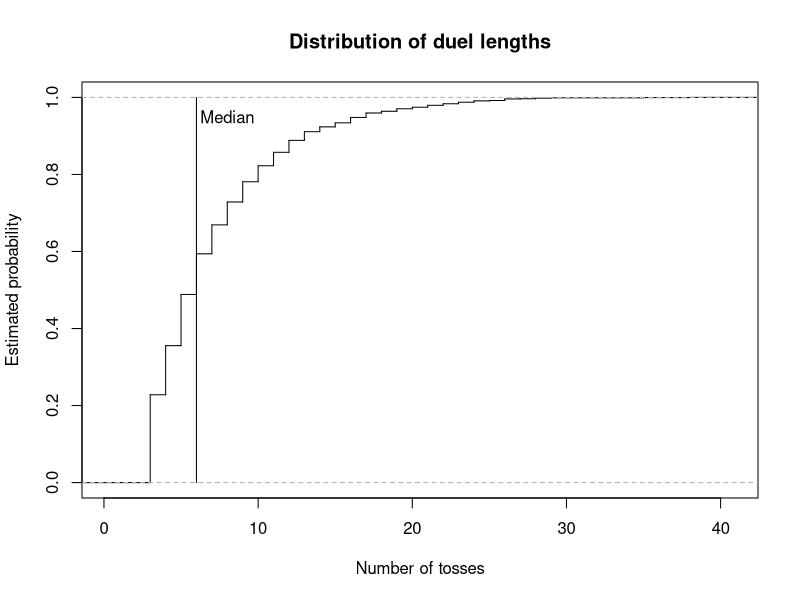
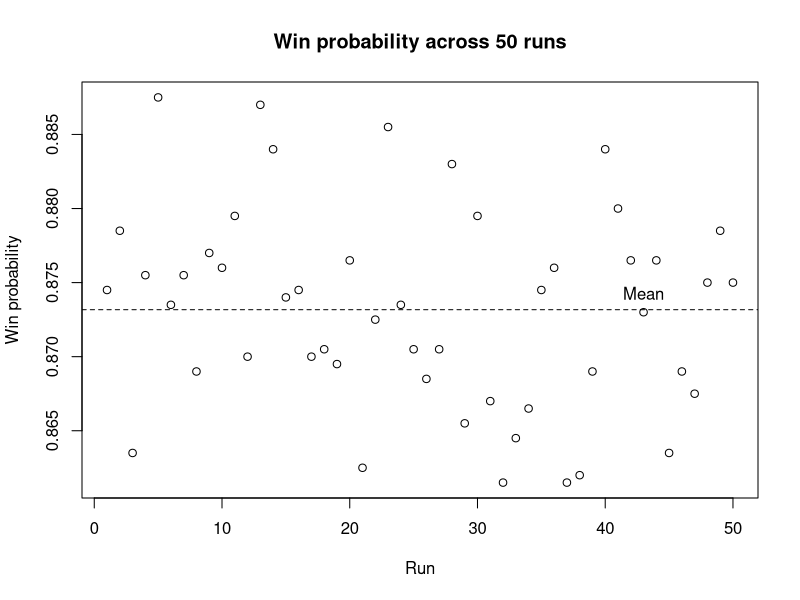

R code for these plots, in order:
# =============================================================================
# Coin-Toss Pattern Duel
#
# Authors:
# Pierrick de Boer: S3034691
# Fagan Ganbarli: S3015664
# Raneem Alluhaydan: S3044929


# Contributions:
# Pierrick de Boer ( 33%): Task 1-3
# Fagan Ganbarli ( 33%): Task 4-5
# Raneem Alluhaydan ( 33%): Task 6-7
#
# Overview:
# This script simulates duels between two binary patterns in a sequence
# of coin tosses. It identifies which pattern appears first and estimates
# the probability that player A wins through repeated simulations.
#
# Main functions:
# 1. firsthit(): Find the first occurrence of a pattern.
# 2. sim_duels(): Simulate multiple duels.
# 3. duel(): Simulate one duel.
# 4. pwin(): Estimate the probability that a pattern wins.
# 5. ewait(): Calculate the expected waiting time of a pattern.
# 6. pmat(): Calculate win probabilities between patterns.
# 7. find_cycle(): Find a non-transitive cycle of patterns.
# =============================================================================

# Task 1: Find the first occurrence of a pattern in a toss stream.

# Idea:
# Compare the pattern with every window of k consecutive tosses at
# once and return the position where the first matching window ends.

# Input:
# x = A toss stream, either a vector or a matrix with one
#     stream per row.
# a = A pattern of length k.

# Output:
# The toss at which the pattern is first completed in each row,
# or NA if the pattern does not appear.

# Method:
# Convert a vector into a one-row matrix.
# Build a logical matrix of all possible starting positions and
# compare each element of the pattern with the matching shifted
# columns of x.
# Take the first matching start in each row and add k - 1 to
# obtain the ending position.

firsthit <- function(x, a) {
  
  # Treat a single stream as a matrix with one row.
  if (!is.matrix(x)) {
    x <- matrix(x, nrow = 1)
  }
  
  L <- ncol(x)
  k <- length(a)
  
  # A pattern longer than the sequence cannot occur.
  if (k > L) {
    return(rep(NA, nrow(x)))
  }
  
  # Check every possible starting position.
  hit <- matrix(TRUE, nrow = nrow(x), ncol = L - k + 1)
  
  for (j in seq_along(a)) {
    hit <- hit & x[, j:(L - k + j), drop = FALSE] == a[j]
  }
  
  # Find the first matching position in each row.
  start <- max.col(hit, ties.method = "first")
  start[rowSums(hit) == 0] <- NA
  
  # Convert starting positions into ending positions.
  return(start + k - 1)
}


# Task 2: Simulate duels between two patterns.

# Idea:
# Toss a shared coin stream for many duels at once and stop each
# duel as soon as one of the two patterns appears.

# Input:
# a = Binary pattern of player A.
# b = Binary pattern of player B, distinct from a and of equal length.
# p = The probability of a head
# nreps = The number of independent duels to simulate.

# Output:
# A list containing the winner of each duel (1 for A, 0 for B)
# and the number of tosses each duel took.

# Method:
# Check that the patterns have equal length and are distinct.
# Generate tosses in blocks, one row per duel, and find the first
# occurrence of each pattern with firsthit().
# Store the results of decided duels and continue only with the
# undecided ones. Keep the last k - 1 tosses of each undecided row
# so that patterns crossing block boundaries are detected.

sim_duels <- function(a, b, p = 0.5, nreps = 1) {
  
  k <- length(a)
  
  if (k != length(b)) {
    stop("this is not a fair game!")
  }
  
  if (all(a == b)) {
    stop("a and b are identical")
  }
  
  # Initialize the block length and simulation results.
  time <- 0
  B <- 3 * k
  
  active <- 1:nreps
  winner <- rep(NA, nreps)
  tosses <- rep(NA, nreps)
  
  while (length(active) > 0) {
    
    # Generate the initial block of tosses.
    if (time == 0) {
      W <- matrix(
        rbinom(nreps * B, size <- 1, prob <- p),
        nrow = nreps
      )
      
    } else {
      # Retain the last k - 1 tosses from each active sequence.
      keep <- W[
        ,
        B - (k - 1) + seq_len(k - 1),
        drop = FALSE
      ]
      
      # Generate new tosses for the unfinished duels.
      W_new <- matrix(
        rbinom(
          nrow(keep) * (B - k + 1),
          size <- 1,
          prob <- p
        ),
        nrow <- nrow(keep)
      )
      
      # Append the new tosses to the retained sequence.
      W <- cbind(keep, W_new)
    }
    
    # Find the first occurrence of each player's pattern.
    time_a <- firsthit(W, a)
    time_b <- firsthit(W, b)
    
    # Identify the winner based on the earliest occurrence.
    a_wins <- !is.na(time_a) &
      (is.na(time_b) | time_a < time_b)
    
    b_wins <- !is.na(time_b) &
      (is.na(time_a) | time_b < time_a)
    
    # Store the results of completed duels.
    decided <- a_wins | b_wins
    
    hit_time <- pmin(time_a, time_b, na.rm = TRUE)
    
    winner[active[a_wins]] <- 1
    winner[active[b_wins]] <- 0
    
    tosses[active[decided]] <- time + hit_time[decided]
    
    # Remove completed duels from the active simulations.
    active <- active[!decided]
    W <- W[!decided, , drop = FALSE]
    
    # Advance the number of newly generated tosses.
    time <- time + B - (k - 1)
  }
  
  return(list(winner <- winner, tosses = tosses))
}


# Task 2: Simulate a single duel.

# Idea:
# A single duel is a special case of sim_duels() with one repetition,
# so the simulation code is shared rather than repeated.

# Input:
# a = Binary pattern of player A.
# b = Binary pattern of player B.
# p = The probability of a head

# Output:
# A vector c(winner, tosses), where winner is 1 if A wins and 0
# if B wins, and tosses is the number of tosses the duel took.

# Method:
# Call sim_duels() with nreps = 1 and combine both results
# into one vector.

duel <- function(a, b, p = 0.5) {
  
  result <- sim_duels(a, b, p, nreps = 1)
  
  return(c(result[[1]], result[[2]]))
}


# Task 3: Estimate the probability that one pattern wins a duel.

# Idea:
# Estimate the win probability of player A as the proportion of
# simulated duels that A wins.

# Input:
# a = Binary pattern of player A.
# b = Binary pattern of player B.
# p = The probability of a head (0 < p < 1).
# nreps = The number of independent duels to simulate.

# Output:
# The estimated probability that pattern a appears before pattern b.

# Method:
# Simulate all duels at once with sim_duels().
# Since a win for A is stored as 1 and a loss as 0, the mean of
# the winner vector estimates the win probability.

pwin <- function(a, b, p = 0.5, nreps = 10000) {
  
  # Simulate the duels.
  result <- sim_duels(a, b, p, nreps)
  
  # Calculate the proportion of duels won by player A.
  p_a_wins <- sum(result[[1]]) / length(result[[1]])
  
  return(p_a_wins)
}


# Task 4: Calculating the exact expected waiting time for a pattern.

# Idea:
# The expected waiting time depends on the lengths for which
# the first and last j elements of a pattern match. Each matching
# overlap contributes the reciprocal of the probability of its prefix.

# Input:
# a = A non-empty binary vector representing the pattern.
# p = The probability of a head (0 < p < 1).

# Output:
# The exact expected waiting time until the pattern appears. 

# Method:
# Check that the inputs are valid.
# Examine every possible overlap length. If the first and last j
# elements match, calculate the prefix probability and add its
# reciprocal to the expected waiting time.

ewait <- function(a, p = 0.5) {
  
  # Check that the pattern is a non-empty binary vector.
  if (length(a) == 0 || any(a != 0 & a != 1) || anyNA(a)) {
    stop("The pattern must be a non-empty binary vector.")  
  }
  
  # Check that p is a valid probability between 0 and 1.
  if (!is.numeric(p) || length(p) != 1 || 
      p <= 0 || p >= 1 || is.na(p)) {
    stop("p must be a numeric value between 0 and 1.")  
  }
  
  k <- length(a)
  expected_wait <- 0
  
  # Examine every possible overlap length, including the full pattern.
  for (j in 1:k) {
    
    # An overlap exists when the first and last j elements match.
    if (all(a[1:j] == a[(k-j+1):k])) {
      
      # Count the number of heads in the prefix.
      n_head <- sum(a[1:j] == 1)
      
      # Calculate the probability of the prefix.
      r_probability <- (p ^ n_head) * ((1 - p) ^ (j - n_head))
      
      # Add the reciprocal probability for this overlap.
      expected_wait <- expected_wait + (1 / r_probability)
    }
  }
  return(expected_wait)
}


# Task 5: Calculate the matrix of pairwise win probabilities.

# Idea:
# Estimate how often each pattern beats every other pattern using 
# repeated simulations, and store the result probabilities in a matrix. 

# Input:
# k = The length of each binary pattern.
# p = The probability of a head (0 < p < 1).
# nreps = The number of simulated duels for each pair..

# Output:
# A 2^k by 2^k matrix of estimated win probabilities.
# The diagonal entries are NA, because a pattern cannot duel itself.

# Method:
# Generate all possible patterns of length k and arrange them in
# lexicographic order, with 0 before 1.
# Estimate the win probability for every distinct pattern using 
# the pwin() function and store the result in matrix M.

pmat <- function(k, p = 0.5, nreps = 10000) {
  
  # Generate all possible binary patterns of length k.
  pattern <- expand.grid(rep(list(0:1), k))
  
  # Arrange patterns in lexicographic order, with 0 before 1.
  pattern <- pattern[
    do.call(order, as.data.frame(pattern)), , drop = FALSE]
  
  # Convert the patterns to a matrix.
  pattern <- as.matrix(pattern)
  
  # Create a matrix to store the estimated win probabilities.
  M <- matrix(NA, nrow = 2^k, ncol = 2^k)
  
  # Calculate the number of patterns.
  n <- nrow(pattern)
  
  # Label the rows and columns using the binary patterns.
  rownames(M) <- apply(pattern, 1, paste, collapse = "")
  colnames(M) <- apply(pattern, 1, paste, collapse = "")
  
  # Estimate the probability that each pattern beats every other pattern.
  for (i in 1:n) {
    for (j in 1:n) {
      
      # Leave diagonal entries as NA, because a pattern cannot duel itself.
      if (i != j) {
        M[i, j] <- pwin(
          pattern[i, ],
          pattern[j, ],
          p = p,
          nreps = nreps
        )
      }
    }
  }
  return(M)
}




# Task 1: Test firsthit() on a stream that can be checked by hand.

# Idea:
# Confirm that firsthit() returns the correct ending position
# for patterns whose first occurrence is known in advance.

# Input:
# x = The toss stream H T T H T H H H T, coded as 1 0 0 1 0 1 1 1 0.
# Patterns 101 (HTH), 011 (THH) and 000 (TTT).

# Output:
# The position at which each pattern is first completed.

# Method:
# HTH first occupies positions 4-6, so the expected result is 6.
# THH first occupies positions 5-7, so the expected result is 7.
# TTT does not appear in the stream, so the expected result is NA.

x <- c(1, 0, 0, 1, 0, 1, 1, 1, 0)

firsthit(x, c(1, 0, 1))   # Expected: 6
firsthit(x, c(0, 1, 1))   # Expected: 7
firsthit(x, c(0, 0, 0))   # Expected: NA


# Task 5(a): Find the best reply and its win probability for each pattern.

# Idea:
# For each pattern, find the pattern that beats it with the 
# highest probability and display the results in a table.

# Input:
# M = The matrix of win probabilities created by pmat() function
# with k = 3 and a fair coin.

# Output:
# A data frame showing each pattern, its best reply, and the 
# probability that the best reply wins.

# Method:
# Replace the diagonal NA values with -inf so they cannot be 
# selected as the best reply.
# Find the maximum value in each column.
# Record the each pattern, its best reply, and the associated 
# win probability in a data frame.

# Create a matrix for k = 3 and a fair coin using pmat() function.
M <- pmat(k = 3, p = 0.50)
M_fair <- M 

# Replace the diagonal NA values with -inf.
M <- replace(M, is.na(M), -Inf)

# Find the index of the best reply for each pattern.
best_reply <- apply(M, 2, which.max)

# Create a vector to store the win probabilities.
win_probability <- numeric(ncol(M))

# Store the win probability of each best reply.
for (j in seq_len(ncol(M))) {
  win_probability[j] <- M[best_reply[j], j]
}

# Create a data frame of patterns, best replies, and win probabilities.
best_reply_table <- data.frame(
  Pattern = rownames(M),
  Best_reply = rownames(M)[best_reply],
  Probability = win_probability
)

print(best_reply_table)


# Task 5(b)(I): Find evenly matched pattern pairs.

# Idea:
# Find pairs with approximately equal chances (between 0.49 and 0.51) 
# of winning against each other.

# Input:
# M = The matrix of win probabilities created by pmat() function
# with k = 3 and a fair coin.

# Output:
# A data frame showing each evenly matched pair and the win 
# probabilities of both pattern

# Method:
# Examine each distinct pair only once.
# Keep pairs for which both win probabilities are between 0.49 and 0.51.

# Create an empty data frame to store the results.
evenly_matched_pairs <- data.frame(
  Pattern1 = character(),
  Pattern2 = character(),
  P1_Win_Probability = numeric(),
  P2_Win_Probability = numeric()
)

# Examine all pairs with for loop.
for (i in seq_len(nrow(M))) {
  for (j in seq_len(ncol(M))) {
    
    # Check each pair once and exclude the diagonal.
    if (j > i && 
        !is.na(M[i, j]) &&
        !is.na(M[j, i]) &&
        abs(M[i, j] - 0.5) <= 0.01 &&
        abs(M[j, i] - 0.5) <= 0.01) {
      
      # Store both patterns and their win probabilities.
      evenly_matched_pairs <- rbind(
        evenly_matched_pairs,
        data.frame(
          Pattern1 = rownames(M)[i],
          Pattern2 = colnames(M)[j],
          P1_Win_Probability = M[i, j],
          P2_Win_Probability = M[j, i]
        )
      )
    }
  }
}

# Reset row names and display the result
row.names(evenly_matched_pairs) <- NULL
print(evenly_matched_pairs)


# Task 5(b)(II): Find the shortest non-transitive cycle.

# Idea:
# Find the shortest cycle in which every pattern beats the next
# pattern with at least given win probability.

# Input:
# m = A matrix of pairwise win probabilities.
# min_probability = The minimum probability required for each win.

# Output:
# A data frame showing the patterns in each cycle, the direction 
# of each win, and win probabilities.

# Method:
# Search cycles in increasing order of length. Use recursive search
# to extend path without repeating patterns, and check whether the
# final pattern beats the starting pattern to complete a cycle.

find_cycle <- function(m, min_probability = 0.60) {
  
  k <- nrow(m)
  
  # Check cycle from the shortest possible length (3).
  for (i in 3:k) {
    
    cycles <- list()
    
    # Try each pattern as the starting point.
    for(start in seq_len(k)) {
      
      search <- function(path) {
        
        last <- path[length(path)]
        
        # Check whether the path can be closed into a cycle.
        if (length(path) == i) {
          
          if (!is.na(m[last, start]) &&
              m[last, start] >= min_probability) {
            
            cycles[[length(cycles) + 1]] <<- path
          }
          
          return(invisible(NULL))
        }
        
        # Only consider unused patterns to avoid duplicate cycles.
        sequence <- setdiff(seq_len(k), path)
        sequence <- sequence[sequence > start]
        
        for (next_item in sequence) {
          
          if (!is.na(m[last, next_item]) && 
              m[last, next_item] >= min_probability) {
            
            search(c(path, next_item))
          }
        }
      }
      search(start)
    }
    
    # Return the cycle when shortest length has been found.
    if (length(cycles) > 0) {
      
      result <- do.call(rbind, lapply(seq_along(cycles), function(x) {
        
        path <- cycles[[x]]
        next_path <- c(path[-1], path[1])
        
        data.frame(
          Cycle = x,
          From = rownames(m)[path],
          To = colnames(m)[next_path],
          Win = m[cbind(path, next_path)]
        )
      }))
      rownames(result) <- NULL
      return(result)
    }
  }
  
  # Return a message if no cycle exists.
  return("No cycle found.")
}

# Find the shortest cycle with minimum win probability = 0.60.
find_cycle(M, min_probability = 0.60)  

# Task 5(c): Compare expected waiting times with duel results.

# Idea:
# Find pairs with the same expected waiting time and identify.
# pairs with noticeably different duel probabilities.

# Input:
# M = The matrix of win probabilities created by pmat() function
#      with k = 3 and a fair coin.
# ewait() = The function that calculates the expected waiting time. 

# Output:
# A data frame that demonstrates pairs with the same expected 
# waiting time whose duel probability is below 0.4 or above 0.6.

# Method:
# Get the pattern labels from the row names of M.
# Convert labels into a binary matrix.
# Calculate the exact expected waiting time with ewait() function 
# Compare each pairs and keep whose expected waiting times are the same.
# Display pairs with win probability notably far from 0.5.

# Get the pattern labels from the row names of M.
M <- pmat(k = 3, p = 0.5)
M <- M_fair

pattern_label <- rownames(M)

# Convert labels into a binary matrix.
pattern_label <- t(sapply(pattern_label, function(x) {
  as.numeric(strsplit(x, "")[[1]])
})) 

# Define pattern names.
pattern_names <- apply(pattern_label, 1, paste, collapse = "")

# Calculate th exact expected waiting time.
expected_wait <- apply(pattern_label, 1, ewait)

# Create an empty data frame to store pairs.
comparison_table <- data.frame(
  Pattern1 = character(),
  Pattern2 = character(),
  Expected_Wait = numeric(),
  Win_Probability = numeric()
)

# Compare every distinct pairs.
for (i in seq_len(nrow(M))) {
  for (j in seq_len(ncol(M))) {
    
    # Check each pair ony one time
    # Keep pairs with the same expected waiting time.
    if (i < j &&
        expected_wait[i] == expected_wait[j]) {
      
      # Store the pair, their equal expected waiting time,
      # and the probability that Pattern1 beats Pattern2.
      comparison_table <- rbind(
        comparison_table, data.frame(
          Pattern1 = pattern_names[i],
          Pattern2 = pattern_names[j],
          Expected_Wait = expected_wait[i],
          Win_Probability = M[i, j]
        )
      )
    }
  }
}

# Display pairs whose win probabilities notable differ from 0.5 
# (win probability is below 0.4 or above 0.6.)

comparison_table <- comparison_table[
  abs(comparison_table$Win_Probability - 0.5) > 0.1, ]

row.names(comparison_table) <- NULL

print(comparison_table)

#Task 6: Plot duel lengths and variation in win probabilities.

# Idea:
# Describe the two things you are investigating:
# how long duels take and how estimates vary between runs.

# Input:
# Patterns 011 and 111, a fair coin, 2000 duels,
# and 50 repeated runs for the win-probability estimates.

# Output:
# Two graphs: a CDF of duel lengths and a plot of
# win-probability estimates across 50 runs.

# Method:
# Simulate duels, plot their lengths and mark the median.
# Repeat the win-probability estimation 50 times, plot
# the results and mark their mean.

# Choose the two patterns and simulate 2000 duels.
a <- c(0,1,1)
b <- c(1,1,1)
results <- sim_duels(a,b, p = 0.5, nreps = 2000)

# Save the duel lengths and plot their distribution as a staircase.

tosses <- results$tosses

plot(ecdf(tosses), 
     verticals = TRUE,
     do.points = FALSE,
     main = "Distribution of duel lengths",
     xlab = "Number of tosses", 
     ylab = "Estimated probability")

# Calculate the median duel length and mark it with a vertical line.
med <- median(tosses)
lines(c(med, med), c(0,1))
text(med + 2, 0.95, "Median")

# Estimate the win probability over 50 runs, using 2000 duels per run.
win_estimates <- numeric(50)

for (i in 1:50) { 
  win_estimates[i] <- pwin(
    a = c(0,1,1),
    b = c(1,1,1),
    p = 0.5,
    nreps = 2000
  )
}

#Calculate the mean of the 50 estimates.

mean(win_estimates)

# Plot the estimates and mark their mean with a dashed line.
plot(win_estimates,
     xlab = "Run",
     ylab = "Win probability",
     main = "Win probability across 50 runs")

abline(h = mean(win_estimates), lty = 2)
text(43, mean(win_estimates), "Mean", pos = 3)

# Task 7: Investigate the effect of coin bias.

# Idea:
# Check how changing the coin bias affects the best replies.

# Input:
# Patterns of length 3, with p = 0.25 and p = 0.7.

# Output:
# A best-reply table for each coin bias.

# Method:
# Calculate the win-probability matrix and find the best reply
# to each pattern. Repeat for both coin biases and compare the results.

# Create the win-probability matrix for p = 0.25.
M <- pmat(k = 3, p = 0.25, nreps = 2000)

# Exclude patterns from being their own best reply.
M <- replace(M, is.na(M), -Inf)

# Find each best reply and save its win probability.
best_reply <- apply(M, 2, which.max)

win_probability <- numeric(ncol(M))

for (j in seq_len(ncol(M))) {
  win_probability[j] <- M[best_reply[j], j]
}

# Create and print the best-reply table.
best_reply_table <- data.frame(
  Pattern = rownames(M),
  Best_reply = rownames(M)[best_reply],
  Probability = win_probability,
  row.names = NULL
)

print(best_reply_table)

# Repeat the best-reply analysis for p = 0.7.
M <- pmat(k = 3, p = 0.7, nreps = 2000)

# Exclude patterns from being their own best reply.
M <- replace(M, is.na(M), -Inf)

# Find each best reply and save its win probability.
best_reply <- apply(M, 2, which.max)
win_probability <- numeric(ncol(M))

for (j in seq_len(ncol(M))) {
  win_probability[j] <- M[best_reply[j], j]
}

# Create and print the best-reply table.
best_reply_table <- data.frame(
  Pattern = rownames(M),
  Best_reply = rownames(M)[best_reply],
  Probability = win_probability,
  row.names = NULL
)

print(best_reply_table)

# Overall analysis

# Graphs:
# The CDF shows the distribution of duel lengths, with the median
# marked. The second graph shows variation in win-probability
# estimates across 50 runs, with the mean marked.

# Best replies and cycles:
# The best replies change with coin bias. The cycle for p = 0.25 is
# 100 -> 000 -> 001 -> 010 -> 100, while for p = 0.7 it is
# 110 -> 101 -> 011 -> 111 -> 110.

# Waiting times:
# Patterns 001 and 100 both have an expected waiting time of
# 8 tosses, but their head-to-head win probability is not 0.5.

#  Conclusion:
# Expected waiting times alone cannot predict who wins a duel.
# Both patterns are checked using the same sequence of coin tosses,
# and their patterns can overlap in that sequence.
# This means their waiting times are linked, not independent.
# Therefore, comparing their expected waiting times alone can
# give a misleading idea of which pattern will win.
